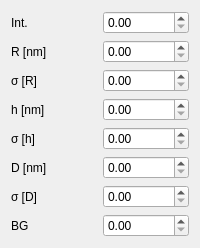
                              <widget class="QWidget" name="fitParticleCylinderPage_1">
                               <layout class="QGridLayout" name="gridLayout_26">
                                <item row="8" column="0">
                                 <widget class="QLabel" name="fitParticleCylinderSigmaDLabel_1">
                                  <property name="minimumSize">
                                   <size>
                                    <width>0</width>
                                    <height>20</height>
                                   </size>
                                  </property>
                                  <property name="text">
                                   <string>σ [D]</string>
                                  </property>
                                 </widget>
                                </item>
                                <item row="1" column="0">
                                 <widget class="QLabel" name="fitParticleCylinderRLabel_1">
                                  <property name="minimumSize">
                                   <size>
                                    <width>0</width>
                                    <height>20</height>
                                   </size>
                                  </property>
                                  <property name="text">
                                   <string>R [nm]</string>
                                  </property>
                                 </widget>
                                </item>
                                <item row="1" column="1">
                                 <widget class="QDoubleSpinBox" name="fitParticleCylinderRValue_1">
                                  <property name="minimumSize">
                                   <size>
                                    <width>0</width>
                                    <height>20</height>
                                   </size>
                                  </property>
                                 </widget>
                                </item>
                                <item row="7" column="0">
                                 <widget class="QLabel" name="fitParticleCylinderDLabel_1">
                                  <property name="minimumSize">
                                   <size>
                                    <width>0</width>
                                    <height>20</height>
                                   </size>
                                  </property>
                                  <property name="text">
                                   <string>D [nm]</string>
                                  </property>
                                 </widget>
                                </item>
                                <item row="9" column="1">
                                 <widget class="QDoubleSpinBox" name="fitParticleCylinderBGValue_1">
                                  <property name="minimumSize">
                                   <size>
                                    <width>0</width>
                                    <height>20</height>
                                   </size>
                                  </property>
                                 </widget>
                                </item>
                                <item row="0" column="0">
                                 <widget class="QLabel" name="fitParticleCylinderIntLabel_1">
                                  <property name="minimumSize">
                                   <size>
                                    <width>0</width>
                                    <height>20</height>
                                   </size>
                                  </property>
                                  <property name="text">
                                   <string>Int.</string>
                                  </property>
                                 </widget>
                                </item>
                                <item row="4" column="1">
                                 <widget class="QDoubleSpinBox" name="fitParticleCylinderSigmahValue_1">
                                  <property name="minimumSize">
                                   <size>
                                    <width>0</width>
                                    <height>20</height>
                                   </size>
                                  </property>
                                 </widget>
                                </item>
                                <item row="3" column="0">
                                 <widget class="QLabel" name="fitParticleCylinderhLabel_1">
                                  <property name="minimumSize">
                                   <size>
                                    <width>0</width>
                                    <height>20</height>
                                   </size>
                                  </property>
                                  <property name="text">
                                   <string>h [nm]</string>
                                  </property>
                                 </widget>
                                </item>
                                <item row="2" column="0">
                                 <widget class="QLabel" name="fitParticleCylinderSigmaRLabel_1">
                                  <property name="minimumSize">
                                   <size>
                                    <width>0</width>
                                    <height>20</height>
                                   </size>
                                  </property>
                                  <property name="text">
                                   <string>σ [R]</string>
                                  </property>
                                 </widget>
                                </item>
                                <item row="7" column="1">
                                 <widget class="QDoubleSpinBox" name="fitParticleCylinderDValue_1">
                                  <property name="minimumSize">
                                   <size>
                                    <width>0</width>
                                    <height>20</height>
                                   </size>
                                  </property>
                                 </widget>
                                </item>
                                <item row="2" column="1">
                                 <widget class="QDoubleSpinBox" name="fitParticleCylinderSigmaRValue_1">
                                  <property name="minimumSize">
                                   <size>
                                    <width>0</width>
                                    <height>20</height>
                                   </size>
                                  </property>
                                 </widget>
                                </item>
                                <item row="8" column="1">
                                 <widget class="QDoubleSpinBox" name="fitParticleCylinderSigmaDValue_1">
                                  <property name="minimumSize">
                                   <size>
                                    <width>0</width>
                                    <height>20</height>
                                   </size>
                                  </property>
                                 </widget>
                                </item>
                                <item row="9" column="0">
                                 <widget class="QLabel" name="fitParticleCylinderBGLabel_1">
                                  <property name="minimumSize">
                                   <size>
                                    <width>0</width>
                                    <height>20</height>
                                   </size>
                                  </property>
                                  <property name="text">
                                   <string>BG</string>
                                  </property>
                                 </widget>
                                </item>
                                <item row="3" column="1">
                                 <widget class="QDoubleSpinBox" name="fitParticleCylinderhValue_1">
                                  <property name="minimumSize">
                                   <size>
                                    <width>0</width>
                                    <height>20</height>
                                   </size>
                                  </property>
                                 </widget>
                                </item>
                                <item row="4" column="0">
                                 <widget class="QLabel" name="fitParticleCylinderSigmahLabel_1">
                                  <property name="minimumSize">
                                   <size>
                                    <width>0</width>
                                    <height>20</height>
                                   </size>
                                  </property>
                                  <property name="text">
                                   <string>σ [h]</string>
                                  </property>
                                 </widget>
                                </item>
                                <item row="0" column="1">
                                 <widget class="QDoubleSpinBox" name="fitParticleCylinderIntValue_1">
                                  <property name="minimumSize">
                                   <size>
                                    <width>0</width>
                                    <height>20</height>
                                   </size>
                                  </property>
                                 </widget>
                                </item>
                               </layout>
                              </widget>
